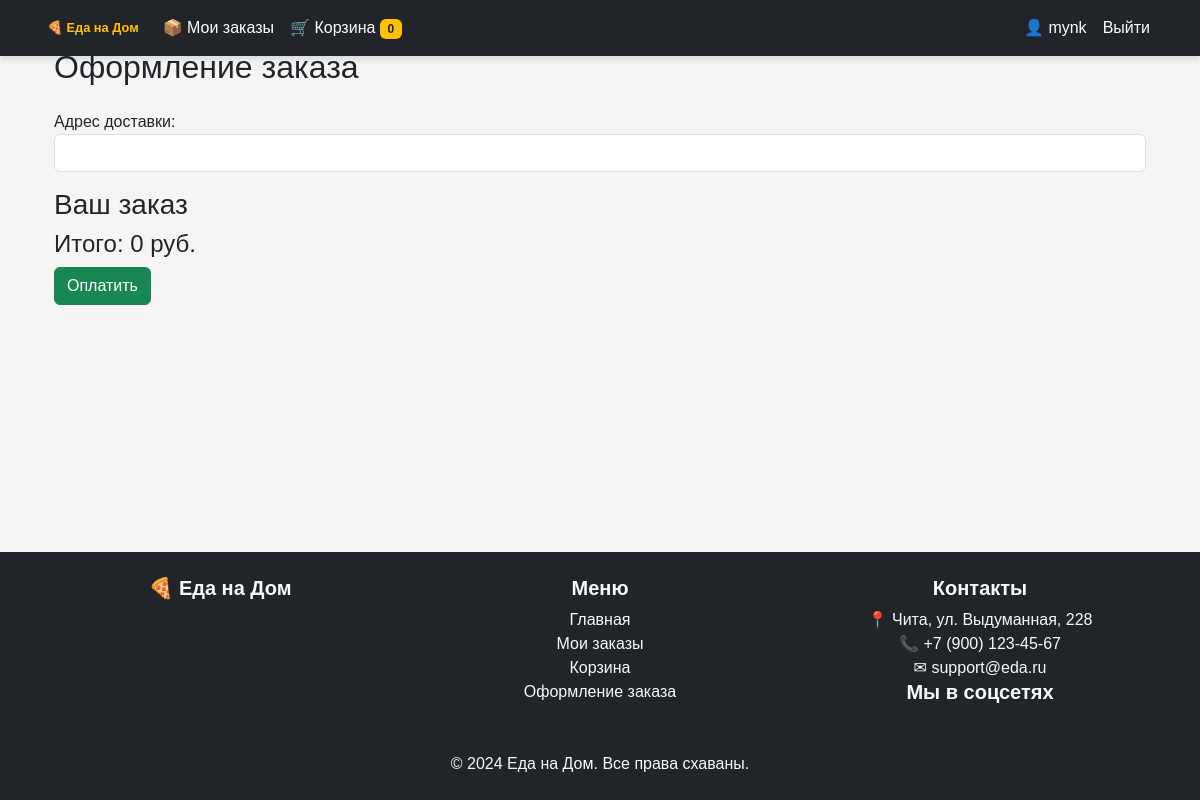
Page /checkout/ (signed in) on the earlier database version.
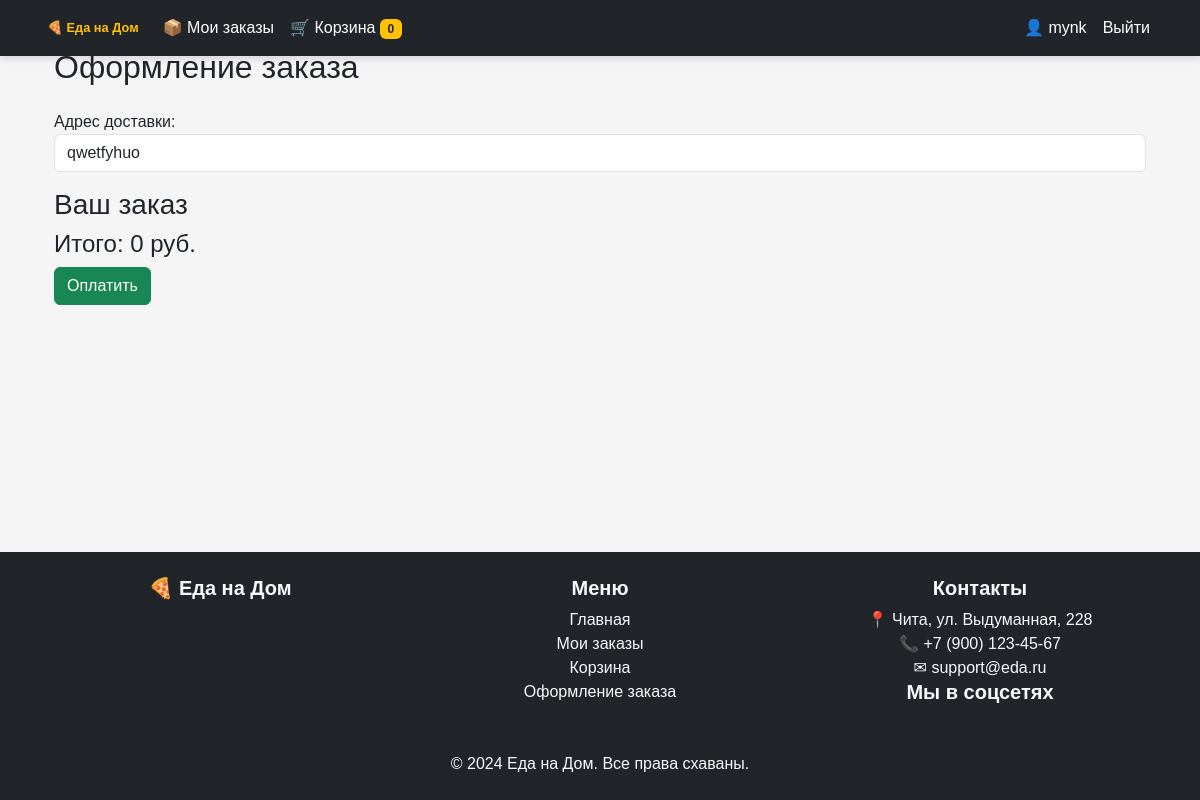
Same page on the later database version.
### main/models.py (models this page shows, shortened)
class User(AbstractUser):
    full_name = models.CharField(max_length=255)
    phone = models.CharField(max_length=20, unique=True, blank=True, null=True)
    email = models.EmailField(unique=True)
    is_courier = models.BooleanField(default=False)
    groups = models.ManyToManyField(
        "auth.Group",
        related_name="custom_user_groups",
        blank=True
    )
    user_permissions = models.ManyToManyField(
        "auth.Permission",
        related_name="custom_user_permissions",
        blank=True
    )
    class Meta:
        verbose_name = "Пользователь"
        verbose_name_plural = "Пользователи"
        ordering = ["date_joined"]

class UserAddress(models.Model):
    user = models.ForeignKey(User, on_delete=models.CASCADE, related_name="addresses")
    address = models.TextField()
    is_default = models.BooleanField(default=False)
    class Meta:
        verbose_name = "Адрес пользователя"
        verbose_name_plural = "Адреса пользователей"
        ordering = ['-is_default']

### main/views.py (the view, shortened to what this page needs)
# urls.py: path('checkout/', checkout, name='checkout'),
def checkout(request):
    cart = Cart(request)  # Получаем корзину
    guest_id = get_guest_id(request)  # Получаем `guest_id` из cookies
    context = {
        'cart_items': cart.get_items(),
        'total_price': cart.get_total_price(),
    }
    return render(request, 'checkout.html', context=context)

### main/cart.py (called while the page is built, shortened)
    def get_items(self):
        items = []
        return items

    def get_total_price(self):
        return sum(Decimal(item['price']) * item['quantity'] for item in self.cart.values())

### main/context_processors.py (called while the page is built)
def cart_items_count(request):
    cart = Cart(request)
    return {'cart_items_count': len(cart.cart)}

### main/views.py (called while the page is built)
def get_guest_id(request):
    guest_id = request.COOKIES.get('guest_id')
    if not guest_id:
        guest_id = str(uuid.uuid4())  # Генерируем случайный ID
    return guest_id

### templates/checkout.html (shortened to what this page needs)
{% extends 'base.html' %}
{% block content %}
<div class="container">
    <h2 class="my-4">Оформление заказа</h2>
    <form method="POST" action="{% url 'checkout' %}">
        <div class="mb-3">
            <label>Адрес доставки:</label>
            <input type="text" name="address"
                   value="{% if user.is_authenticated and user.addresses.all %}{{ user.addresses.first.address }}{% endif %}"
                   required class="form-control">
        </div>
        <h3>Ваш заказ</h3>
        <h4>Итого: <span id="total-price">{{ total_price }}</span> руб.</h4>
        <button type="submit" class="btn btn-success">Оплатить</button>
    </form>
</div>
{% endblock %}

### templates/includes/header.html (shortened to what this page needs)
{% load static %}
<nav class="navbar navbar-expand-lg navbar-dark bg-dark fixed-top">
    <div class="container">
        <a class="navbar-brand" href="{% url 'home' %}">🍕 Еда на Дом</a>
        <div class="collapse navbar-collapse" id="navbarNav">
            <ul class="navbar-nav me-auto">
                <li class="nav-item">
                    {% if request.user.is_courier %}
                        <a class="nav-link {% if request.path == '/courier/orders/' %}active{% endif %}" href="{% url 'courier_orders' %}">🚚 Мои заказы</a>
                    {% else %}
                        <a class="nav-link {% if request.path == '/orders/' %}active{% endif %}" href="{% url 'orders' %}">📦 Мои заказы</a>
                    {% endif %}
                </li>
                <li class="nav-item">
                    <a class="nav-link {% if request.path == '/cart/' %}active{% endif %}" href="{% url 'cart' %}">
                        🛒 Корзина
                        <span class="badge bg-warning text-dark">{{ cart_items_count }}</span>
                    </a>
                </li>
            </ul>
            <ul class="navbar-nav">
                {% if user.is_authenticated %}
                    <li class="nav-item">
                        <a class="nav-link" href="{% url 'profile' %}">👤 {{ user.username }}</a>
                    </li>
                    <li class="nav-item">
                        <a class="nav-link btn btn-outline-danger btn-sm" href="{% url 'logout' %}">Выйти</a>
                    </li>
                {% else %}
                    <li class="nav-item">
                        <a class="nav-link btn btn-outline-success btn-sm" href="{% url 'login' %}">Войти</a>
                    </li>
                {% endif %}
            </ul>
        </div>
    </div>
</nav>

Differences in the rows shown:
changed User "mynk": address (not shown) → "qwetfyhuo"
